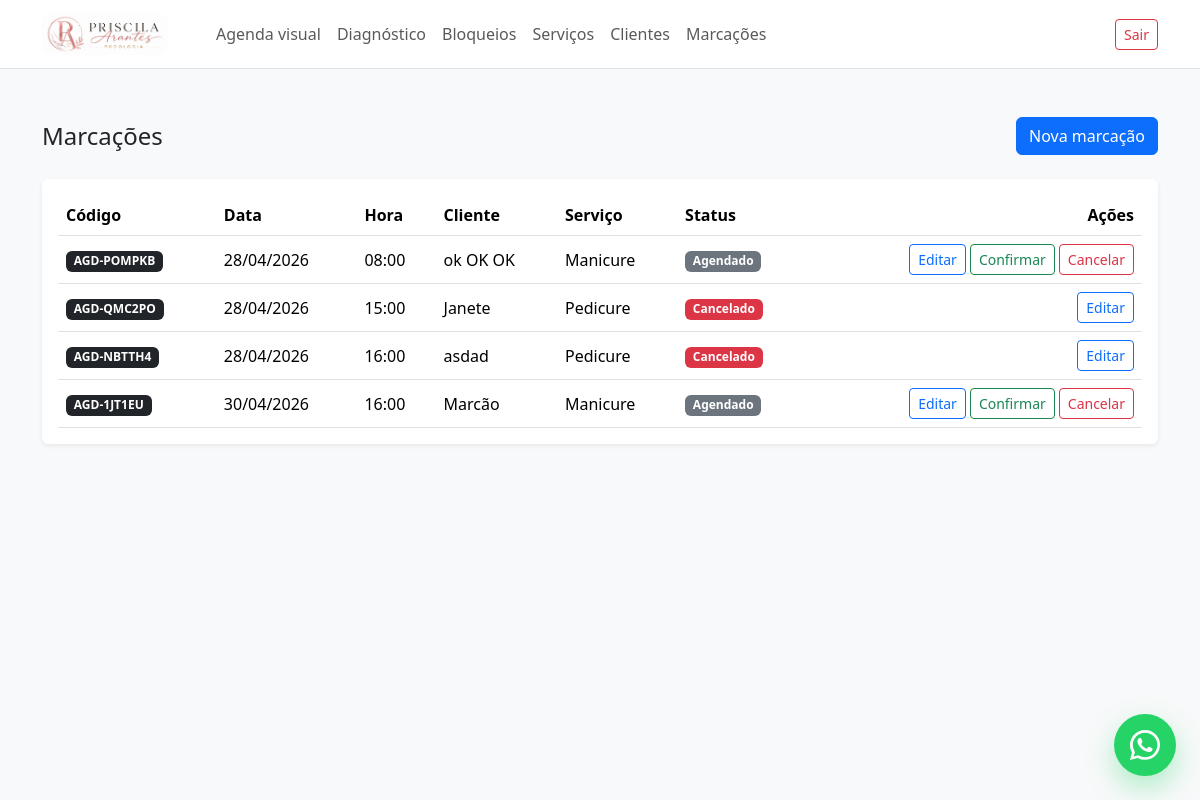
The page /marcacoes/ (signed in) on the database as committed earlier.
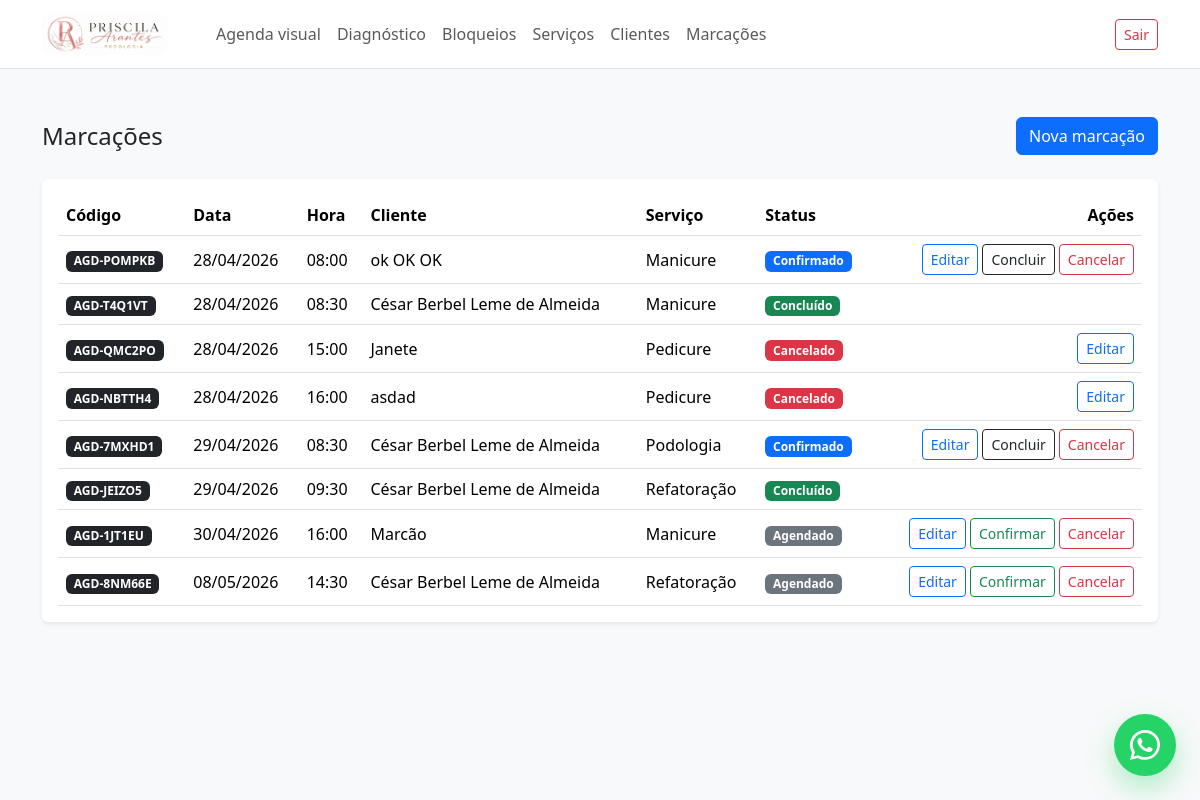
The same page on the database as committed later.
### appointments/models.py (models this page shows, shortened)
class Appointment(models.Model):
    STATUS_SCHEDULED = "scheduled"
    STATUS_CONFIRMED = "confirmed"
    STATUS_CANCELLED = "cancelled"
    STATUS_COMPLETED = "completed"
    STATUS_CHOICES = [
        (STATUS_SCHEDULED, "Agendado"),
        (STATUS_CONFIRMED, "Confirmado"),
        (STATUS_CANCELLED, "Cancelado"),
        (STATUS_COMPLETED, "Concluído"),
    ]
    reference_code = models.CharField(
        max_length=20,
        unique=True,
        blank=True,
        editable=False,
    )
    customer = models.ForeignKey(
        Customer,
        on_delete=models.PROTECT,
        related_name="appointments",
    )
    service = models.ForeignKey(
        Service,
        on_delete=models.PROTECT,
        related_name="appointments",
    )
    created_by = models.ForeignKey(
        settings.AUTH_USER_MODEL,
        on_delete=models.PROTECT,
        related_name="created_appointments",
    )
    date = models.DateField()
    start_time = models.TimeField()
    status = models.CharField(
        max_length=20,
        choices=STATUS_CHOICES,
        default=STATUS_SCHEDULED,
    )
    notes = models.TextField(blank=True)
    created_at = models.DateTimeField(auto_now_add=True)
    updated_at = models.DateTimeField(auto_now=True)
    class Meta:
        ordering = ["date", "start_time"]

class Customer(models.Model):
    full_name = models.CharField(max_length=255)
    email = models.EmailField(blank=True)
    phone = models.CharField(max_length=30)
    created_at = models.DateTimeField(auto_now_add=True)
    updated_at = models.DateTimeField(auto_now=True)
    class Meta:
        ordering = ["full_name"]

class Service(models.Model):
    name = models.CharField(max_length=120)
    description = models.TextField(blank=True)
    duration_minutes = models.PositiveIntegerField(default=60)
    price = models.DecimalField(max_digits=10, decimal_places=2)
    is_active = models.BooleanField(default=True)
    created_at = models.DateTimeField(auto_now_add=True)
    updated_at = models.DateTimeField(auto_now=True)
    class Meta:
        ordering = ["name"]

### appointments/views/appointments.py (the view)
# urls.py: path("marcacoes/", AppointmentListView.as_view(), name="appointment_list"),
class AppointmentListView(LoginRequiredMixin, ListView):
    model = Appointment
    template_name = "appointments/appointment_list.html"
    context_object_name = "appointments"
    def get_queryset(self):
        return Appointment.objects.select_related(
            "customer",
            "service",
            "created_by",
        ).order_by(
            "date",
            "start_time",
        )

### templates/appointments/appointment_list.html (shortened to what the changed rows need)
{% extends "base.html" %}
{% block content %}
<div class="d-flex justify-content-between align-items-center mb-4">
    <h1 class="h4 mb-0">Marcações</h1>
</div>
<div class="card shadow-sm border-0">
    <div class="card-body">
        {% if appointments %}
            <div class="table-responsive">
                <table class="table table-hover align-middle mb-0">
                    <thead>
                        <tr>
                            <th>Código</th>
                            <th>Data</th>
                            <th>Hora</th>
                            <th>Cliente</th>
                            <th>Serviço</th>
                            <th>Status</th>
                            <th class="text-end">Ações</th>
                        </tr>
                    </thead>
                    <tbody>
                        {% for appointment in appointments %}
                            <tr>
                                <td>
                                    <span class="badge bg-dark">
                                        {{ appointment.reference_code }}
                                    </span>
                                </td>
                                <td>{{ appointment.date|date:"d/m/Y" }}</td>
                                <td>{{ appointment.start_time|time:"H:i" }}</td>
                                <td>{{ appointment.customer.full_name }}</td>
                                <td>{{ appointment.service.name }}</td>
                                <td>
                                    {% if appointment.status == "cancelled" %}
                                        <span class="badge bg-danger">
                                            {{ appointment.get_status_display }}
                                        </span>
                                    {% elif appointment.status == "completed" %}
                                        <span class="badge bg-success">
                                            {{ appointment.get_status_display }}
                                        </span>
                                    {% elif appointment.status == "confirmed" %}
                                        <span class="badge bg-primary">
                                            {{ appointment.get_status_display }}
                                        </span>
                                    {% else %}
                                        <span class="badge bg-secondary">
                                            {{ appointment.get_status_display }}
                                        </span>
                                    {% endif %}
                                </td>
                                <td class="text-end">
                                    <div class="d-inline-flex flex-wrap justify-content-end gap-1">
                                       {% if appointment.status != "completed" %}
                                            <a
                                                href="{% url 'appointments:appointment_update' appointment.pk %}"
                                                class="btn btn-outline-primary btn-sm"
                                            >
                                                Editar
                                            </a>
                                        {% endif %}
                                        {% if appointment.status == "scheduled" %}
                                            <form
                                                method="post"
                                                action="{% url 'appointments:appointment_confirm' appointment.pk %}"
                                                class="d-inline"
                                            >
                                                <button type="submit" class="btn btn-outline-success btn-sm">
                                                    Confirmar
                                                </button>
                                            </form>
                                        {% endif %}
                                        {% if appointment.status == "confirmed" %}
                                            <form
                                                method="post"
                                                action="{% url 'appointments:appointment_complete' appointment.pk %}"
                                                class="d-inline"
                                            >
                                                <button type="submit" class="btn btn-outline-dark btn-sm">
                                                    Concluir
                                                </button>
                                            </form>
                                        {% endif %}
                                        {% if appointment.status != "cancelled" and appointment.status != "completed" %}
                                            <form
                                                method="post"
                                                action="{% url 'appointments:appointment_cancel' appointment.pk %}"
                                                class="d-inline"
                                            >
                                                <button
                                                    type="submit"
                                                    class="btn btn-outline-danger btn-sm"
                                                    onclick="return confirm('Tem certeza que deseja cancelar esta marcação?');"
                                                >
                                                    Cancelar
                                                </button>
                                            </form>
                                        {% endif %}
                                    </div>
                                </td>
                            </tr>
                        {% endfor %}
                    </tbody>
                </table>
            </div>
        {% else %}
            <p class="mb-0">
                Nenhuma marcação cadastrada.
            </p>
        {% endif %}
    </div>
</div>
{% endblock %}

Rows that differ between the two databases and show on the page:
changed Appointment "AGD-POMPKB": status "Agendado" → "Confirmado"; status "Confirmar" → "Concluir"
added Appointment: reference_code "AGD-T4Q1VT", date "28/04/2026", start_time "08:30", customer.full_name "César Berbel Leme de Almeida", service.name "Manicure", status "Concluído"
added Appointment: reference_code "AGD-7MXHD1", date "29/04/2026", start_time "08:30", customer.full_name "César Berbel Leme de Almeida", service.name "Podologia", status "Confirmado", shows "Editar", shows "Concluir", shows "Cancelar"
added Appointment: reference_code "AGD-JEIZO5", date "29/04/2026", start_time "09:30", customer.full_name "César Berbel Leme de Almeida", service.name "Refatoração", status "Concluído"
added Appointment: reference_code "AGD-8NM66E", date "08/05/2026", start_time "14:30", customer.full_name "César Berbel Leme de Almeida", service.name "Refatoração", status "Agendado", shows "Editar", shows "Confirmar", shows "Cancelar"
